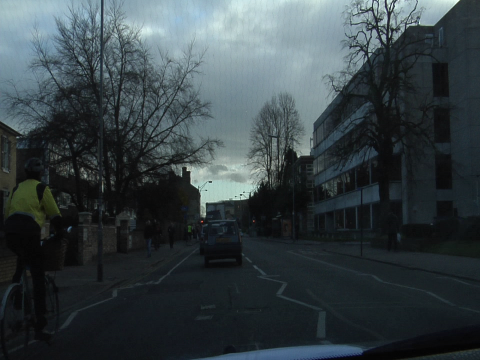
#> input picture dataset/test/0001TP_008640.png, 480 x 360 px; its folder holds only this picture in this run
$ python dataset.py
#> lines starting #> are read from the running program, lines starting #| are printed output that depends on the picture; after the words box and inside, x2 and y2 are one past the last pixel; in counts of white or black regions, pixels touching at a corner belong together
import glob
import os

import numpy as np
import tqdm

import cv2


def load(folder='train', augmentation=True):
    originals = []
    annotations = []
    paths = glob.glob(f'./dataset/{folder}/*.png')
    filenames = map(lambda path: os.path.basename(path), paths)

    for filename in tqdm.tqdm(filenames):
        path1 = f'./dataset/{folder}/{filename}'
        path2 = f'./dataset/{folder}annot/{filename}'

        if not os.path.exists(path1):
            raise Exception(f'{path1} is not found.')

        if not os.path.exists(path2):
            raise Exception(f'{path2} is not found.')

        image = cv2.imread(path1)
        b, g, r = cv2.split(image)
        b = cv2.equalizeHist(b)
        g = cv2.equalizeHist(g)
        r = cv2.equalizeHist(r)
        image = np.dstack((b, g, r))
        image = np.float32(image) / 255.
        image = np.transpose(image, (2, 0, 1))
        originals.append(image)

        image = cv2.imread(path2)[:, :, 0]
        # '8' means CAR class label.
        image = np.where(image == 8, 1, 0)
        image = np.int8(image)
        image = np.reshape(image, (1, *image.shape))
        annotations.append(image)

    originals = np.array(originals, dtype=np.float32)
    annotations = np.array(annotations, dtype=np.int8)

    return (originals, annotations)


def main():
    os.makedirs('./temp/', exist_ok=True)

    train_x, train_y = load(folder='train')
    val_x, val_y = load(folder='val')
    test_x, test_y = load(folder='test')
#> call 3 of load, with folder = 'test', augmentation = True
#> in load, image is the input picture: shape (360, 480, 3); mean B, G, R 68.8, 65.1, 54.9
#> in load (call 3), `b, g, r = cv2.split(image)`:
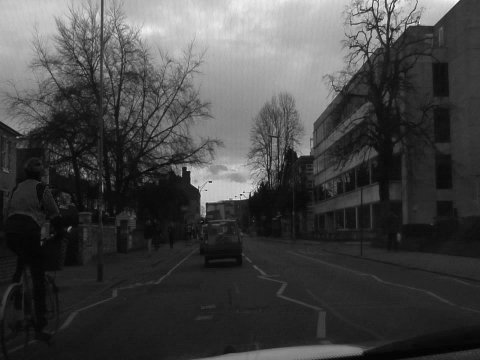
#> b: shape (360, 480); min 2, max 247, mean 68.8
#> in load (call 3), `b, g, r = cv2.split(image)`:
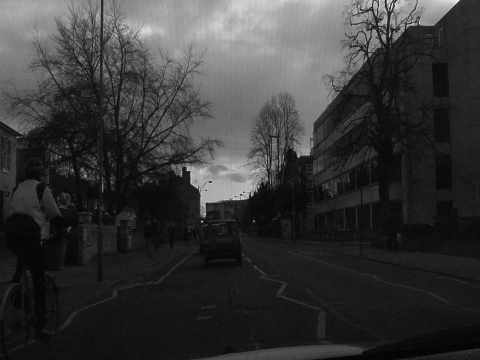
#> r: shape (360, 480); min 3, max 243, mean 54.9
#> in load (call 3), `b = cv2.equalizeHist(b)`:
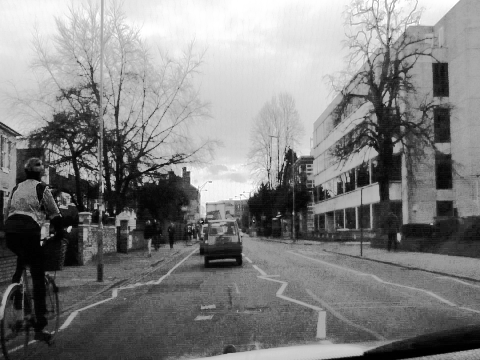
#> b: shape (360, 480); min 0, max 255, mean 128.9
#> in load (call 3), `g = cv2.equalizeHist(g)`:
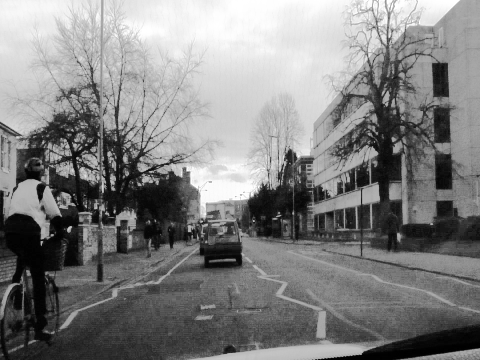
#> g: shape (360, 480); min 0, max 255, mean 128.9
#> in load (call 3), `r = cv2.equalizeHist(r)`:
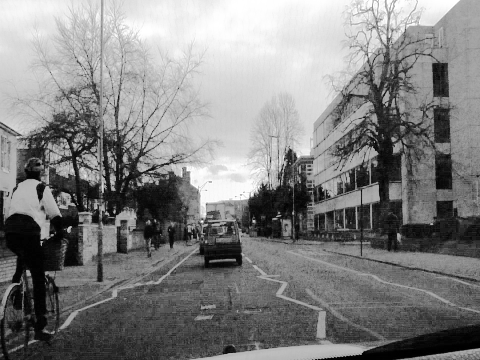
#> r: shape (360, 480); min 0, max 255, mean 129.5
#> in load (call 3), `image = np.dstack((b, g, r))`:
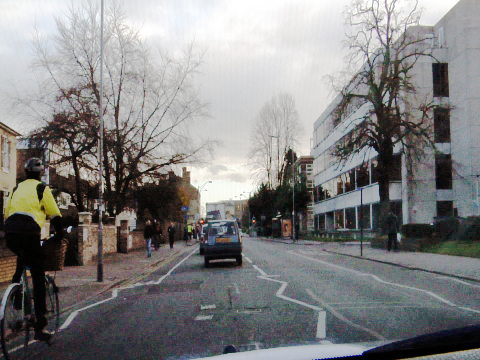
#> image: shape (360, 480, 3); mean B, G, R 128.9, 128.9, 129.5
#> in load (call 3), `image = np.where(image == 8, 1, 0)`:
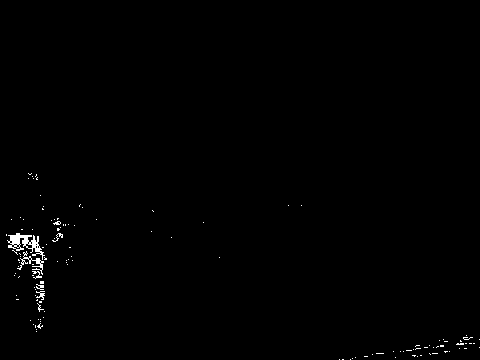
#> image: shape (360, 480) int64; values 0 (black) and 1 (white), 0.55% white in thin lines or dots, all inside (x1, y1, x2, y2) = (6, 173, 480, 360)
    data = {
        'train_x': train_x,
        'train_y': train_y,
        'val_x': val_x,
        'val_y': val_y,
        'test_x': test_x,
        'test_y': test_y,
    }
    np.savez_compressed('./temp/dataset.npz', **data)


if __name__ == '__main__':
    main()

$ run again, on dataset/train/0001TP_006870.png
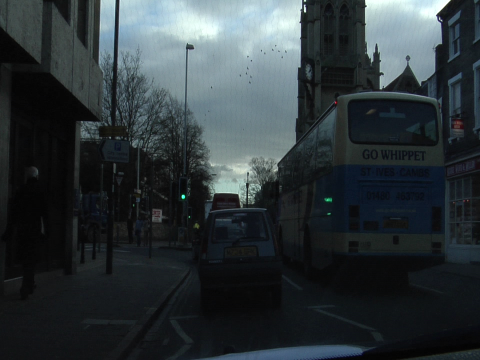
#> input picture dataset/train/0001TP_006870.png, 480 x 360 px
#> in load, image is the input picture: shape (360, 480, 3); mean B, G, R 57.8, 54.3, 46.3
#> in load, `r = cv2.equalizeHist(r)`:
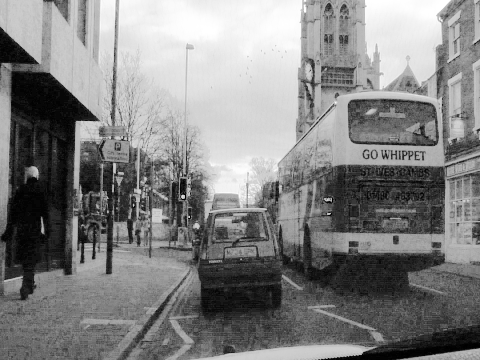
#> r: shape (360, 480); min 0, max 255, mean 130
#> in load, `image = np.where(image == 8, 1, 0)`:
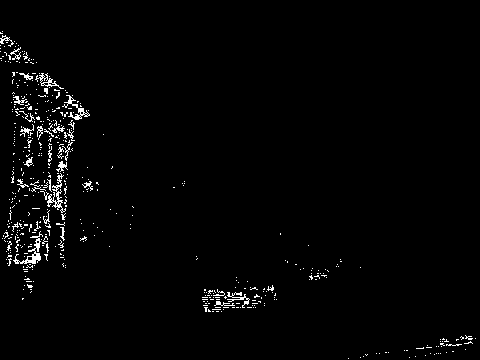
#> image: shape (360, 480) int64; values 0 (black) and 1 (white), 1.9% white in thin lines or dots

$ run again, on dataset/test/0001TP_008760.png
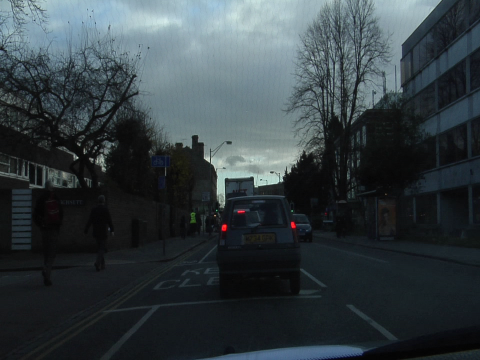
#> input picture dataset/test/0001TP_008760.png, 480 x 360 px
#> in load, image is the input picture: shape (360, 480, 3); mean B, G, R 66.4, 62.2, 52.7
#> in load (call 3), `r = cv2.equalizeHist(r)`:
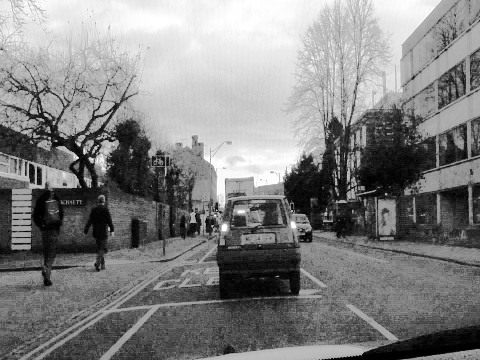
#> r: shape (360, 480); min 0, max 255, mean 129.9
#> in load (call 3), `image = np.where(image == 8, 1, 0)`:
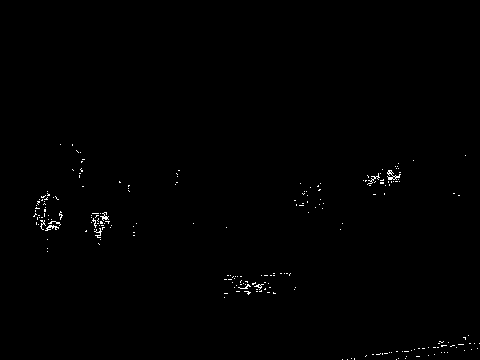
#> image: shape (360, 480) int64; values 0 (black) and 1 (white), 0.46% white in thin lines or dots, all inside (x1, y1, x2, y2) = (33, 144, 480, 360)
